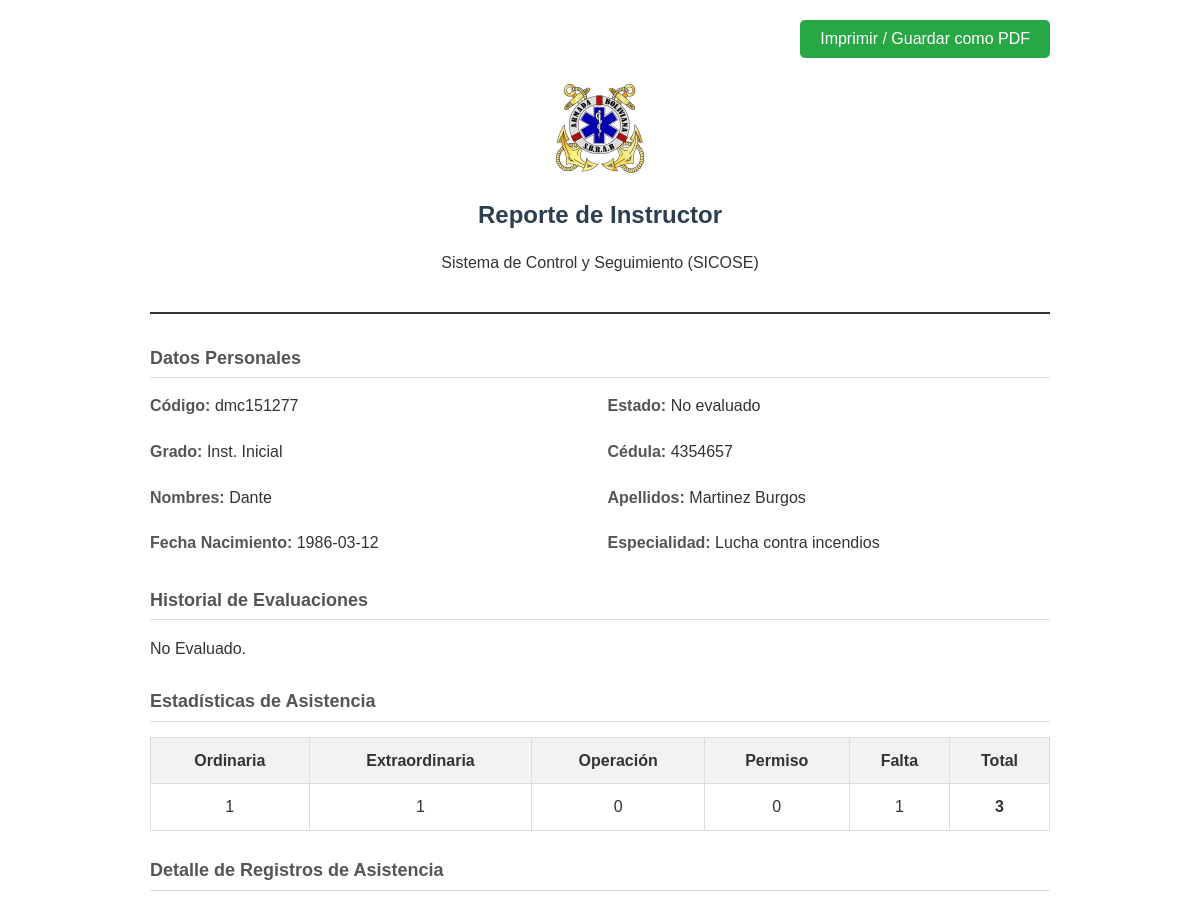
The page /dashboard/pages/generar_reporte.php?id=2 (upper part) on the database as committed earlier.
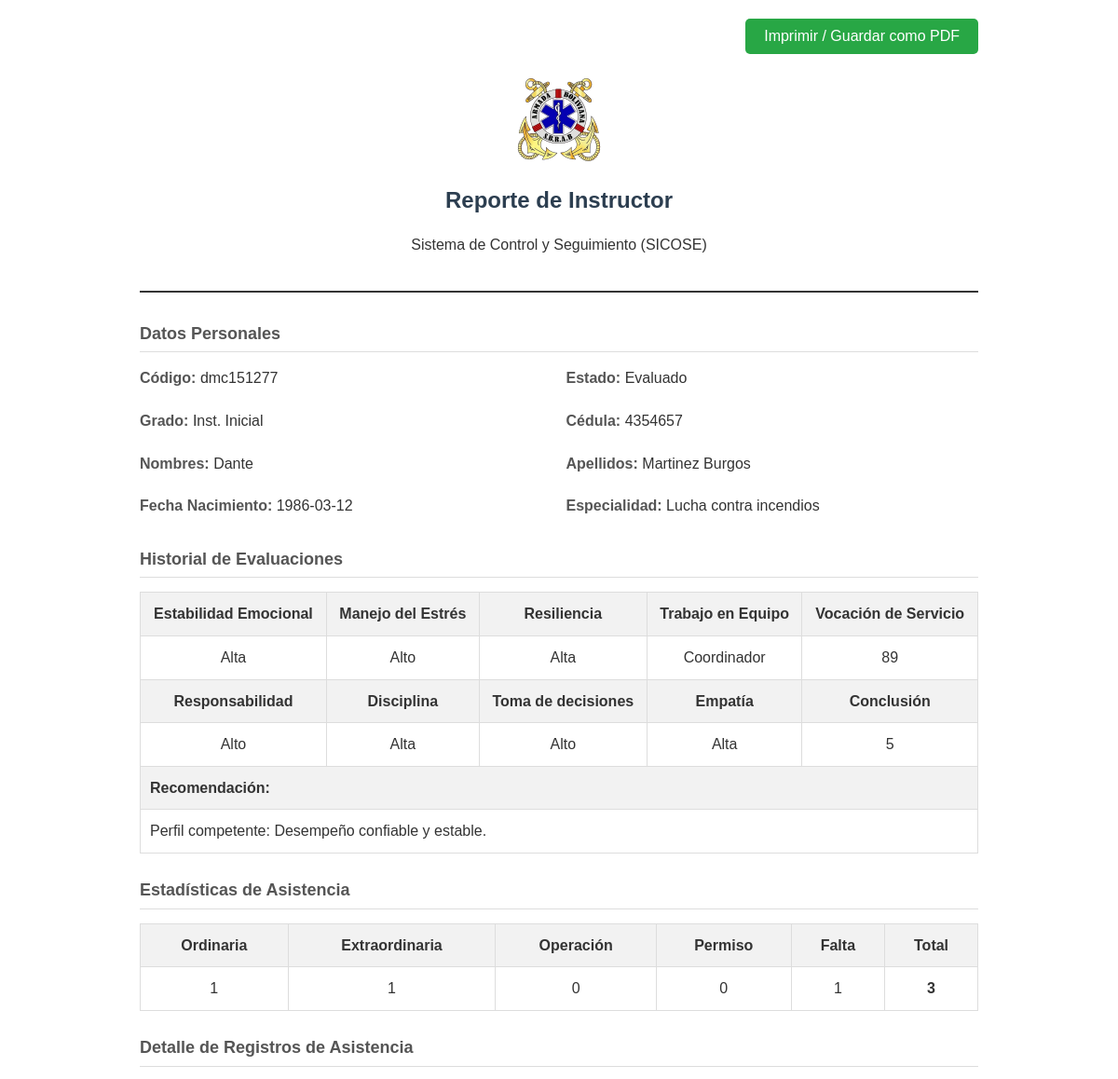
The same page on the database as committed later.
### tables this page shows
CREATE TABLE instructores (
    id INTEGER PRIMARY KEY AUTOINCREMENT,
    codigo TEXT NOT NULL UNIQUE,
    grado TEXT NOT NULL,
    nombres TEXT NOT NULL,
    apellido_paterno TEXT NOT NULL,
    apellido_materno TEXT NOT NULL,
    cedula TEXT NOT NULL,
    fecha_nacimiento DATE NOT NULL,
    especialidad TEXT NOT NULL,
    estado TEXT NOT NULL
);

CREATE TABLE evaluaciones (
            cod INTEGER PRIMARY KEY AUTOINCREMENT,
            instructor_id INTEGER NOT NULL,
            EE INTEGER,
            ME INTEGER,
            RE INTEGER,
            TE INTEGER,
            VS INTEGER,
            RS INTEGER,
            DI INTEGER,
            TD INTEGER,
            EM INTEGER,
            CON INTEGER,
            Reco VARCHAR(255),
            FOREIGN KEY (instructor_id) REFERENCES instructores(id)
        );

### dashboard/pages/generar_reporte.php (the view, shortened to what this page needs)
<?php
require_once 'data/db.php';
$id = intval($_GET['id']);
try {
    $stmt = $pdo->prepare("SELECT * FROM instructores WHERE id = ?");
    $stmt->execute([$id]);
    $instructor = $stmt->fetch(PDO::FETCH_ASSOC);
    $evaluaciones = [];
    try {
        $stmtEval = $pdo->prepare("SELECT * FROM evaluaciones WHERE instructor_id = ?");
        $stmtEval->execute([$id]);
        $evaluaciones = $stmtEval->fetchAll(PDO::FETCH_ASSOC);
    } catch (PDOException $e) {
        $errorEvaluaciones = $e->getMessage();
    }
    $asistencias = [];
    $estadisticasAsistencia = [
        'Ordinaria' => 0,
        'Extraordinaria' => 0,
        'Operación' => 0,
        'Permiso' => 0,
        'Falta' => 0,
        'total' => 0
    ];
    try {
        $stmtAsis = $pdo->prepare("SELECT fecha, tipo FROM asistencia WHERE instructor_id = ? ORDER BY fecha DESC");
        $stmtAsis->execute([$id]);
        $asistencias = $stmtAsis->fetchAll(PDO::FETCH_ASSOC);
        foreach ($asistencias as $asistencia) {
            $estadisticasAsistencia[$asistencia['tipo']]++;
            $estadisticasAsistencia['total']++;
        }
    } catch (PDOException $e) {
        $errorAsistencias = $e->getMessage();
    }
} catch (PDOException $e) {
    die("Error al cargar datos: " . $e->getMessage());
}
?>
<!DOCTYPE html>
<html lang="es">
<head>
</head>
<body>
    <div class="no-print" style="text-align: right;">
        <button onclick="window.print()" class="btn-print">Imprimir / Guardar como PDF</button>
    </div>
    <div class="header">
        <img src="../images/sbrab_escudo.png" alt="Logo SBRAB" class="logo">
        <h1>Reporte de Instructor</h1>
        <p>Sistema de Control y Seguimiento (SICOSE)</p>
    </div>
    <div class="section">
        <h2>Datos Personales</h2>
        <div class="info-grid">
            <div class="info-item"><span class="label">Código:</span> <?= htmlspecialchars($instructor['codigo']) ?></div>
            <div class="info-item"><span class="label">Estado:</span> <?= ucfirst(htmlspecialchars($instructor['estado'])) ?></div>
            <div class="info-item"><span class="label">Grado:</span> <?= htmlspecialchars($instructor['grado']) ?></div>
            <div class="info-item"><span class="label">Cédula:</span> <?= htmlspecialchars($instructor['cedula']) ?></div>
            <div class="info-item"><span class="label">Nombres:</span> <?= htmlspecialchars($instructor['nombres']) ?></div>
            <div class="info-item"><span class="label">Apellidos:</span> <?= htmlspecialchars($instructor['apellido_paterno'] . ' ' . $instructor['apellido_materno']) ?></div>
            <div class="info-item"><span class="label">Fecha Nacimiento:</span> <?= htmlspecialchars($instructor['fecha_nacimiento']) ?></div>
            <div class="info-item"><span class="label">Especialidad:</span> <?= htmlspecialchars($instructor['especialidad']) ?></div>
        </div>
    </div>
    <div class="section">
        <h2>Historial de Evaluaciones</h2>
        <?php
        function getEstabilidadEmocionalDescription($value)
        {
            $value = (int)$value;
            if ($value >= 7 && $value <= 10) return 'Alta';
            return 'Desconocido';
        }
        function getManejoEstresDescription($value)
        {
            $value = (int)$value;
            if ($value >= 27 && $value <= 40) return 'Alto';
            return 'Desconocido';
        }
        function getResilienciaDescription($value)
        {
            $value = (int)$value;
            if ($value >= 51 && $value <= 76) return 'Alta';
            return 'Desconocido';
        }
        function getTrabajoEquipoDescription($value)
        {
            $value = (int)$value;
            switch ($value) {
                case 2:
                    return 'Coordinador';
            }
        }
        function getResponsabilidadDescription($value)
        {
            $value = (int)$value;
            switch ($value) {
                case 3:
                    return 'Alto';
            }
        }
        function getDisciplinaDescription($value)
        {
            $value = (int)$value;
            if ($value >= 21 && $value <= 30) return 'Alta';
            return 'Desconocido';
        }
        function getTomaDecisionesDescription($value)
        {
            $value = (int)$value;
            switch ($value) {
                case 3:
                    return 'Alto';
            }
        }
        function getEmpatiaDescription($value)
        {
            $value = (int)$value;
            if ($value >= 19 && $value <= 28) return 'Alta';
            return 'Desconocido';
        }
        ?>
        <?php if (!empty($evaluaciones)): ?>
            <?php foreach ($evaluaciones as $eval): ?>
                <table>
                    <tr>
                        <th>Estabilidad Emocional</th>
                        <th>Manejo del Estrés</th>
                        <th>Resiliencia</th>
                        <th>Trabajo en Equipo</th>
                        <th>Vocación de Servicio</th>
                    </tr>
                    <tr>
                        <td><?= htmlspecialchars(getEstabilidadEmocionalDescription($eval['EE'] ?? null)) ?></td>
                        <td><?= htmlspecialchars(getManejoEstresDescription($eval['ME'] ?? null)) ?></td>
                        <td><?= htmlspecialchars(getResilienciaDescription($eval['RE'] ?? null)) ?></td>
                        <td><?= htmlspecialchars(getTrabajoEquipoDescription($eval['TE'] ?? null)) ?></td>
                        <td><?= htmlspecialchars($eval['VS'] ?? 'N/A') ?></td>
                    </tr>
                    <tr>
                        <th>Responsabilidad</th>
                        <th>Disciplina</th>
                        <th>Toma de decisiones</th>
                        <th>Empatía</th>
                        <th>Conclusión</th>
                    </tr>
                    <tr>
                        <td><?= htmlspecialchars(getResponsabilidadDescription($eval['RS'] ?? null)) ?></td>
                        <td><?= htmlspecialchars(getDisciplinaDescription($eval['DI'] ?? null)) ?></td>
                        <td><?= htmlspecialchars(getTomaDecisionesDescription($eval['TD'] ?? null)) ?></td>
                        <td><?= htmlspecialchars(getEmpatiaDescription($eval['EM'] ?? null)) ?></td>
                        <td><?= htmlspecialchars($eval['CON'] ?? 'N/A') ?></td>
                    </tr>
                    <tr>
                        <th colspan="5" style="text-align: left;">Recomendación:</th>
                    </tr>
                    <tr>
                        <td colspan="5" style="text-align: left;"><?= htmlspecialchars($eval['Reco'] ?? '') ?></td>
                    </tr>
                </table>
            <?php endforeach; ?>
        <?php else: ?>
            <p>No Evaluado.</p>
        <?php endif; ?>
    </div>
    <?php if (!empty($asistencias)): ?>
        <div class="section">
            <h2>Estadísticas de Asistencia</h2>
            <table>
                <thead>
                    <tr>
                        <th>Ordinaria</th>
                        <th>Extraordinaria</th>
                        <th>Operación</th>
                        <th>Permiso</th>
                        <th>Falta</th>
                        <th>Total</th>
                    </tr>
                </thead>
                <tbody>
                    <tr>
                        <td><?= $estadisticasAsistencia['Ordinaria'] ?></td>
                        <td><?= $estadisticasAsistencia['Extraordinaria'] ?></td>
                        <td><?= $estadisticasAsistencia['Operación'] ?></td>
                        <td><?= $estadisticasAsistencia['Permiso'] ?></td>
                        <td><?= $estadisticasAsistencia['Falta'] ?></td>
                        <td><strong><?= $estadisticasAsistencia['total'] ?></strong></td>
                    </tr>
                </tbody>
            </table>
        </div>
        <div class="section">
            <h2>Detalle de Registros de Asistencia</h2>
        </div>
    <?php endif; ?>
</body>
</html>

### dashboard/pages/generar_reporte.php (style rules this page uses)
body { font-family: Arial, sans-serif; line-height: 1.6; color: #333; max-width: 900px; margin: 0 auto; padding: 20px; }
.header { text-align: center; margin-bottom: 30px; border-bottom: 2px solid #333; padding-bottom: 20px; }
.logo { max-width: 100px; margin-bottom: 10px; }
h1 { margin: 0; font-size: 24px; color: #2c3e50; }
h2 { font-size: 18px; color: #555; border-bottom: 1px solid #ddd; padding-bottom: 5px; margin-top: 25px; }
.info-grid { display: grid; grid-template-columns: 1fr 1fr; gap: 15px; margin-bottom: 20px; }
.info-item { margin-bottom: 5px; }
.label { font-weight: bold; color: #555; }
table { width: 100%; border-collapse: collapse; margin-top: 15px; margin-bottom: 20px; }
th, td { border: 1px solid #ddd; padding: 10px; text-align: center; }
th { background-color: #f2f2f2; font-weight: bold; }
.btn-print { display: inline-block; background-color: #28a745; color: white; padding: 10px 20px; text-decoration: none; border-radius: 5px; margin-bottom: 20px; cursor: pointer; border: none; font-size: 16px; }

Rows that differ between the two databases and show on the page:
changed instructores "dmc151277": estado "No evaluado" → "Evaluado"
added evaluaciones: EE "Alta", ME "Alto", RE "Alta", TE "Coordinador", VS "89", RS "Alto", DI "Alta", TD "Alto", EM "Alta", CON "5", Reco "Perfil competente: Desempeño confiable y estable."
Other text that changed with them:
text no longer shown: "No Evaluado."
